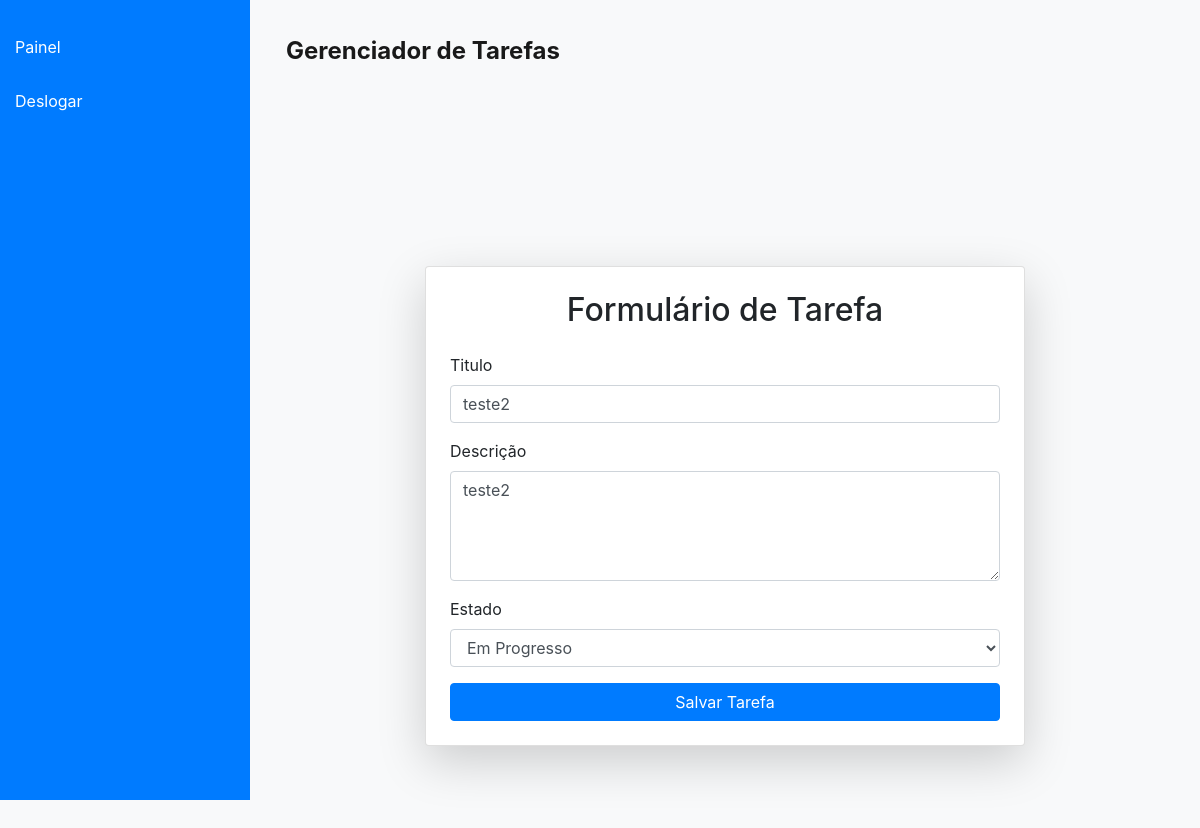
/edit_task/3 (signed in), run on the app's committed database.
### app.py (models this page shows)
class Task(db.Model):
    id = db.Column(db.Integer, primary_key=True)
    title = db.Column(db.String(100), nullable=False)
    description = db.Column(db.Text, nullable=False)
    status = db.Column(db.String(20), default='pendente')
    user_id = db.Column(db.Integer, db.ForeignKey('user.id'), nullable=False)

### app.py (the view)
@app.route('/edit_task/<int:task_id>', methods=['GET', 'POST'])
def edit_task(task_id):
    if 'user_id' not in session:
        return redirect(url_for('login'))
    task = Task.query.get_or_404(task_id)
    if request.method == 'POST':
        task.title = request.form['title']
        task.description = request.form['description']
        task.status = request.form['status']
        db.session.commit()
        return redirect(url_for('dashboard'))
    return render_template('task_form.html', task=task)

### templates/task_form.html (shortened to what this page needs)
{% extends 'base.html' %}
{% block content %}
<div class="container d-flex justify-content-center align-items-center min-vh-100">
    <div class="card shadow-lg p-4 w-100" style="max-width: 600px;">
        <h2 class="text-center mb-4">Formulário de Tarefa</h2>
        <form method="POST">
            <div class="form-group">
                <label for="title">Titulo</label>
                <input type="text" class="form-control" id="title" name="title" placeholder="Titulo da Tarefa" value="{{ task.title if task else '' }}" required>
            </div>
            <div class="form-group">
                <label for="description">Descrição</label>
                <textarea class="form-control" id="description" name="description" rows="4" placeholder="Coloque a Descrição" required>{{ task.description if task else '' }}</textarea>
            </div>
            <div class="form-group">
                <label for="status">Estado</label>
                <select class="form-control" id="status" name="status" required>
                    <option value="em_progresso" {% if task and task.status == 'em_progresso' %}selected{% endif %}>Em Progresso</option>
                </select>
            </div>
            <button type="submit" class="btn btn-primary btn-block">Salvar Tarefa</button>
        </form>
    </div>
</div>
{% endblock %}

### templates/base.html (style rules this page uses)
body { background-color: #f8f9fa; }
.btn-primary { background-color: #007bff; border-color: #007bff; }

### data on the page
Task: title "teste2", description "teste2", status "Em Progresso"
